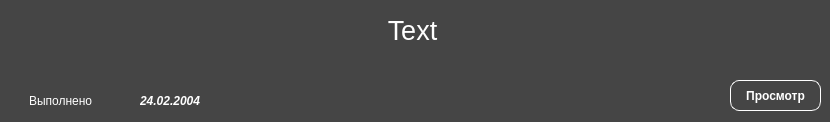
<?xml version="1.0" encoding="UTF-8"?>
<ui version="4.0">
 <class>TaskOnListWidget</class>
 <widget class="QWidget" name="TaskOnListWidget">
  <property name="geometry">
   <rect>
    <x>0</x>
    <y>0</y>
    <width>830</width>
    <height>122</height>
   </rect>
  </property>
  <property name="windowTitle">
   <string>Form</string>
  </property>
  <property name="autoFillBackground">
   <bool>false</bool>
  </property>
  <property name="styleSheet">
   <string notr="true">background-color:rgb(69, 69, 69)</string>
  </property>
  <widget class="QLabel" name="name">
   <property name="geometry">
    <rect>
     <x>0</x>
     <y>0</y>
     <width>825</width>
     <height>61</height>
    </rect>
   </property>
   <property name="font">
    <font>
     <family>Arial</family>
     <pointsize>20</pointsize>
    </font>
   </property>
   <property name="styleSheet">
    <string notr="true">background-color:rgba(69,69,69,0);
color:white;
</string>
   </property>
   <property name="text">
    <string>Text</string>
   </property>
   <property name="alignment">
    <set>Qt::AlignmentFlag::AlignCenter</set>
   </property>
  </widget>
  <widget class="QLabel" name="date">
   <property name="geometry">
    <rect>
     <x>140</x>
     <y>85</y>
     <width>111</width>
     <height>31</height>
    </rect>
   </property>
   <property name="font">
    <font>
     <family>Arial</family>
     <italic>true</italic>
     <bold>true</bold>
    </font>
   </property>
   <property name="styleSheet">
    <string notr="true">background-color:rgba(69,69,69,0);
color:white;</string>
   </property>
   <property name="text">
    <string>24.02.2004</string>
   </property>
  </widget>
  <widget class="QCheckBox" name="state">
   <property name="geometry">
    <rect>
     <x>10</x>
     <y>85</y>
     <width>111</width>
     <height>31</height>
    </rect>
   </property>
   <property name="styleSheet">
    <string notr="true">background-color:rgba(69,69,69,0);
color:white;
</string>
   </property>
   <property name="text">
    <string>Выполнено</string>
   </property>
  </widget>
  <widget class="QPushButton" name="pushButton">
   <property name="geometry">
    <rect>
     <x>730</x>
     <y>80</y>
     <width>91</width>
     <height>31</height>
    </rect>
   </property>
   <property name="font">
    <font>
     <family>Arial</family>
     <bold>true</bold>
    </font>
   </property>
   <property name="styleSheet">
    <string notr="true">color:white;
border-radius: 9px;          
border: 1px solid;
border-color: white</string>
   </property>
   <property name="text">
    <string>Просмотр</string>
   </property>
  </widget>
 </widget>
 <resources/>
 <connections/>
</ui>
